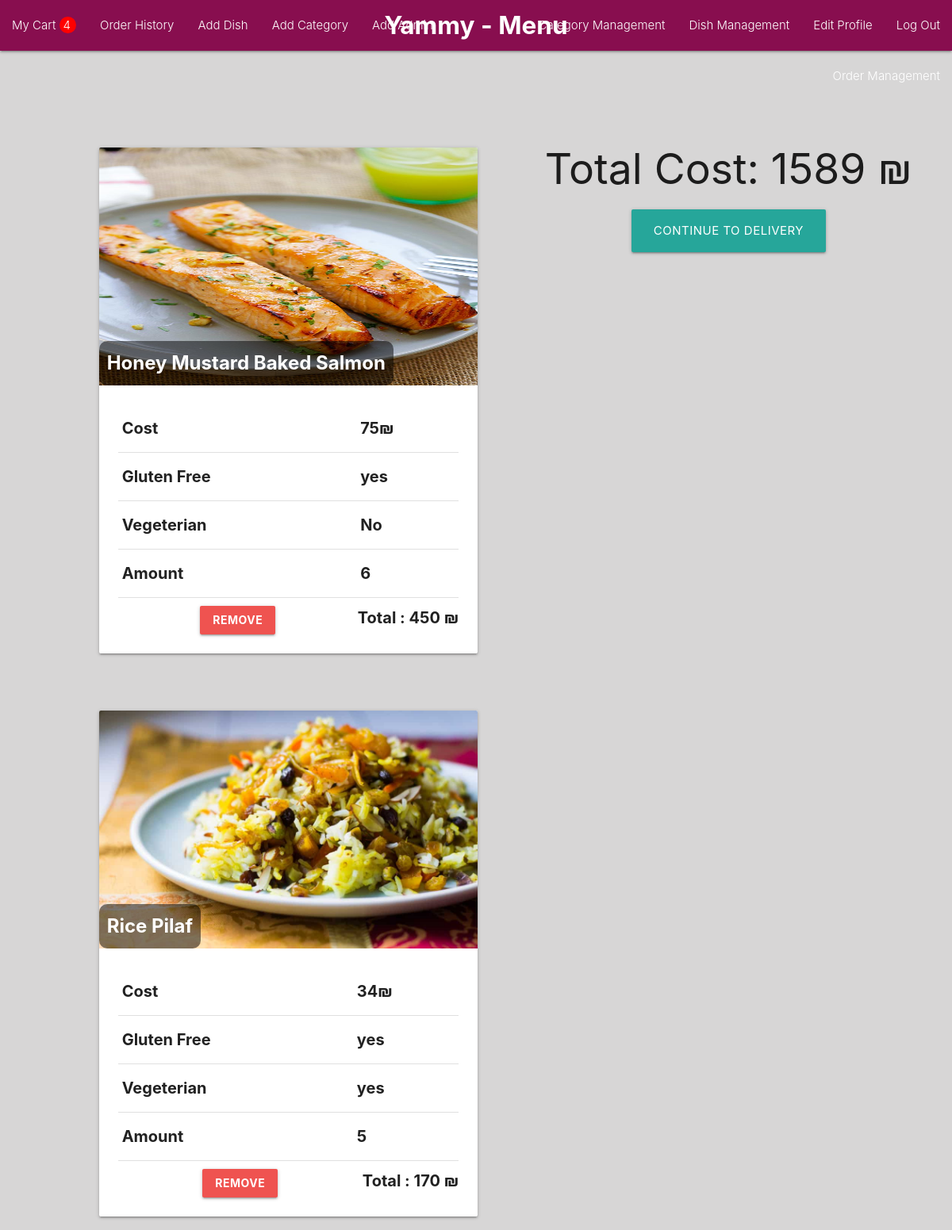
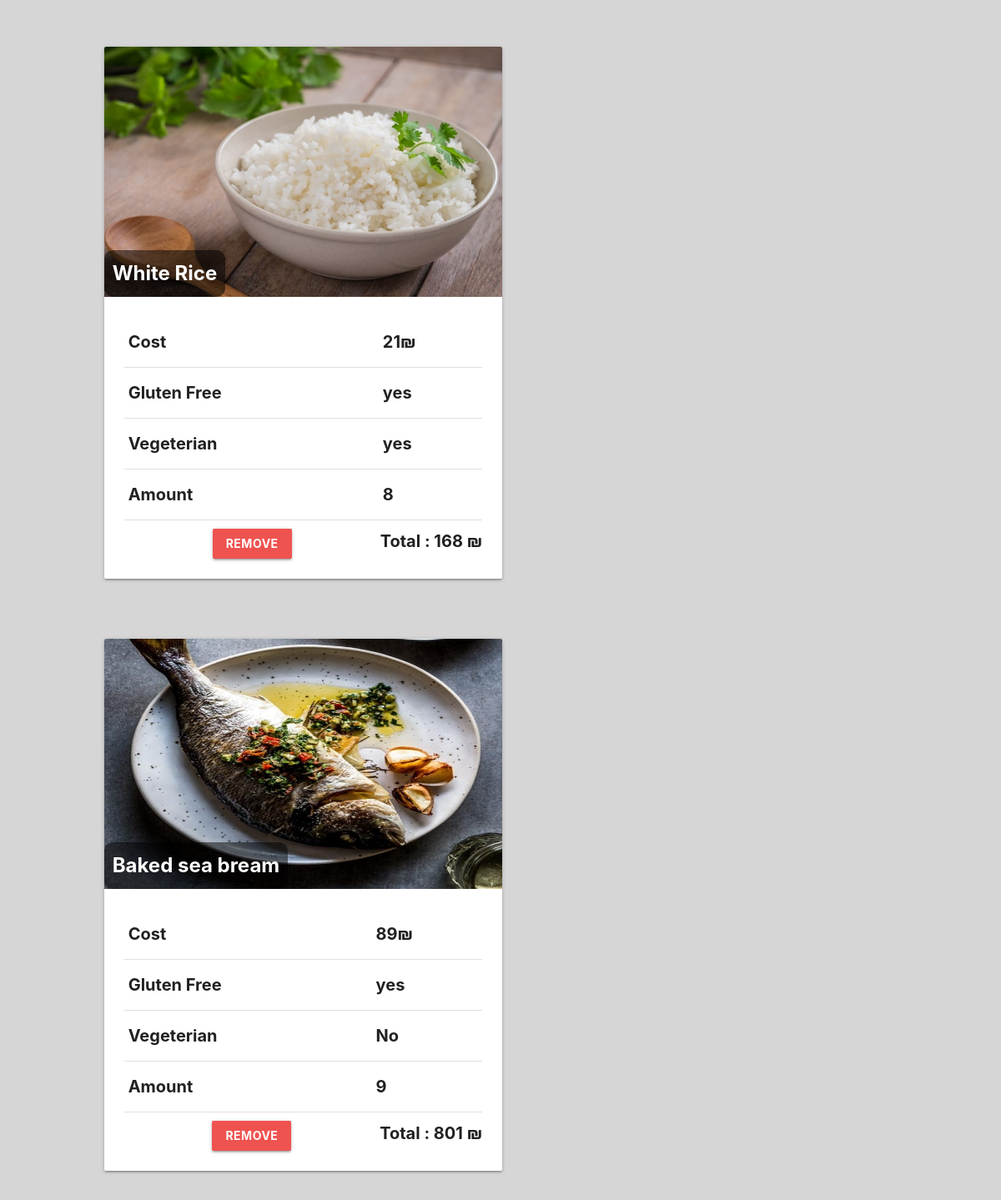
Screenshot of /order/show_cart (signed in) with the database file from the repository (2 pictures, top to bottom).
### models/items.py (models this page shows)
class Items(db.Model):
    id = db.Column(db.Integer,primary_key=True)
    dish_id = db.Column(db.Integer,db.ForeignKey('dish.id'))
    cart_id = db.Column(db.Integer,db.ForeignKey('cart.id'))
    amount = db.Column(db.Integer,nullable=False)
    dish = db.relationship('Dish', back_populates='cart_association')
    cart = db.relationship('Cart', back_populates='dish_association')

### models/dish.py (models this page shows)
class Dish(db.Model):
    id = db.Column(db.Integer,primary_key=True)
    name = db.Column(db.String(200),nullable=False)
    price = db.Column(db.Integer,nullable=False)
    description = db.Column(db.Text)
    image = db.Column(db.String(500),nullable=False)
    is_gluten_free = db.Column(db.Boolean,nullable=False)
    is_vegeterian = db.Column(db.Boolean,nullable=False)
    category_id = db.Column(db.Integer,db.ForeignKey('category.id'))
    cart_association = db.relationship('Items', back_populates='dish')
    carts = association_proxy('cart_association', 'cart')

### controllers/orders.py (the view)
@login_required
def show_cart():
    cart = current_user.carts[-1]
    items = cart.dish_association
    total_cost = 0
    for item in items:
        total_cost += (item.dish.price * item.amount)
    cart.total_cost = total_cost
    db.session.commit()
    return render_template('orders/show_cart.html',items=items,total_cost=total_cost,len=len)

### auth.py (called while the page is built)
@login_manager.user_loader
def load_user(user_id):
    return User.query.get(int(user_id))

### templates/orders/show_cart.html
{% if current_user.is_staff %} {% extends 'layouts/admin_layout.html' %}
{% else %} {% extends 'layouts/layout.html' %} {% endif %}
{% block content %}
{% if len(items) == 0 %}
<h1 style="font-weight: bold;font-family: Arial, Helvetica, sans-serif;font-size: 200px;margin-top: 200px;" class="center">Cart is Empty</h1>
{% else %}
<div style="margin-right: 50px;" class="right">
    <h2>Total Cost: {{total_cost}} ₪</h2>
    <div class="center">
    <a class="waves-effect waves-light btn-large" href="{{url_for('order.order')}}">Continue to Delivery</a>
  </div>
  </div>
<div style="display: flex;flex-wrap: wrap;">
{% for item in items %}
<div class="row">
    <div style="width: 600px;height: 300px;margin-top: 30px;">
      <div style="margin-left: 70px;" class="col s12 m10">
        <div class="card">
          <div class="card-image">
            <img style="height: 300px;" src="{{url_for('static',filename=item.dish.image)}}">
            <span style="font-weight: bold;background-color: rgba(0,0,0,0.5);border-radius: 10px;padding: 10px;" class="card-title">{{item.dish.name}}</span>
          </div>
          <div class="card-content">
            <table style="font-weight: bold;font-size: 20px;">
              <tr>
                <td>Cost</td>
                <td>
                  {{item.dish.price}}₪
                </td>
              </tr>
              <tr>
                <td>Gluten Free</td>
                <td>{% if item.dish.is_gluten_free %}yes{% else %}No{% endif %}</td>
              </tr>
              <tr>
                <td>Vegeterian</td>
                <td>{% if item.dish.is_vegeterian %}yes{% else %}No{% endif %}</td>
              </tr>
              <tr>
                <td>Amount</td>
                <td>{{item.amount}}</td>
              </tr>
            </table>
            <div style="margin-top: 10px;font-weight: bold;font-size: 20px;" class="center">
                <span class="right">Total : {{item.amount * item.dish.price}} ₪</span>
            <a class="waves-effect waves-light btn red lighten-1" href="{{url_for('order.delete_item',id=item.id)}}">Remove</a>
        </div>
          </div>
        </div>
        </div>
      </div>
      </div>
    {% endfor %}
  </div>
    {% endif %}
{% endblock %}

### templates/layouts/admin_layout.html (shortened to what this page needs)
<!DOCTYPE html>
<html lang="en">
<head>
    <link rel="stylesheet" href="https://cdnjs.cloudflare.com/ajax/libs/materialize/1.0.0/css/materialize.min.css">
</head>
<body style="background-color: rgb(215, 214, 214);">
  <div class="row">
    <nav>
        <div class="nav-wrapper light pink darken-4">
          <a style="font-weight: bold ;" href="{{url_for('category.menu')}}" class="brand-logo center">Yammy - Menu</a>
          <ul id="nav-mobile">
            <li class="right"><a href="{{url_for('user.log_out')}}">Log Out</a></li>
            <li class="right"><a href="{{url_for('user.edit_profile')}}">Edit Profile</a></li>
            <li><a href="{{url_for('order.show_cart')}}">My Cart <span style="background-color: red;border-radius: 20px;padding: 1px 7px 1px 5px;">{{len(current_user.carts[-1].dish_association)}}</span></a></li>
            <li><a href="{{url_for('order.orders_history')}}">Order History</a></li>
            <li class="right"><a href="{{url_for('dish.dish_management')}}">Dish Management</a></li>
            <li class="right"><a href="{{url_for('category.category_management')}}">Category Management</a></li>
            <li><a href="{{url_for('dish.add_dish')}}">Add Dish</a></li>
            <li><a href="{{url_for('category.add_category')}}">Add Category</a></li>
            <li><a href="{{url_for('user.add_admin')}}">Add Admin</a></li>
            <li class="right"><a href="{{url_for('order.order_management')}}">Order Management</a></li>
          </ul>
        </div>
      </nav>
      </div>
    {% block content %}
    {% endblock %}
</body>
</html>

### rows the page displays
Items: image (picture), dish.name "Honey Mustard Baked Salmon", dish.price "75", shows "No", amount "6", item.amount*item.dish.price "450"
Items: image (picture), dish.name "Rice Pilaf", dish.price "34", shows "yes", amount "5", item.amount*item.dish.price "170"
Items: image (picture), dish.name "White Rice", dish.price "21", shows "yes", amount "8", item.amount*item.dish.price "168"
Items: image (picture), dish.name "Baked sea bream", dish.price "89", shows "No", amount "9", item.amount*item.dish.price "801"

### other values shown
{{ len(current_user.carts[-1].dish_association) }} "4"
{{ total_cost }} "1589"
